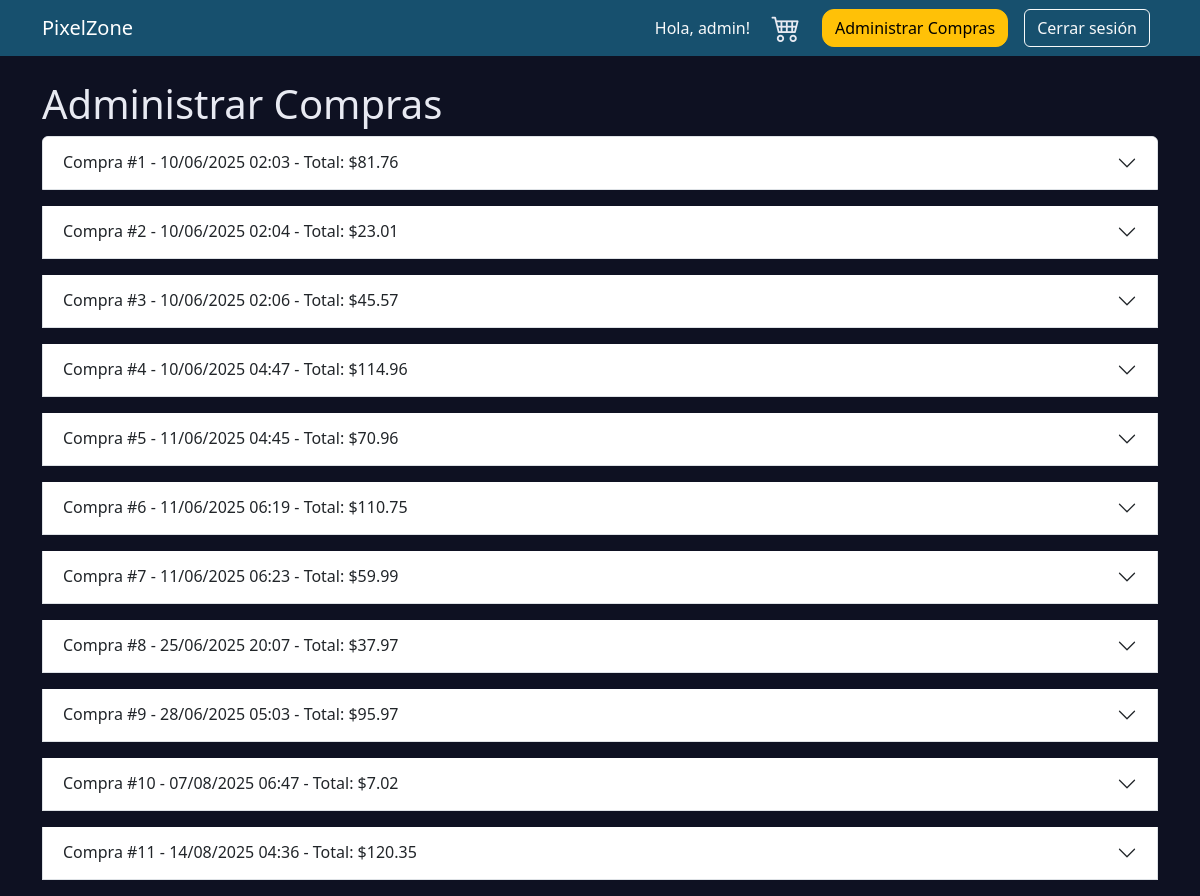
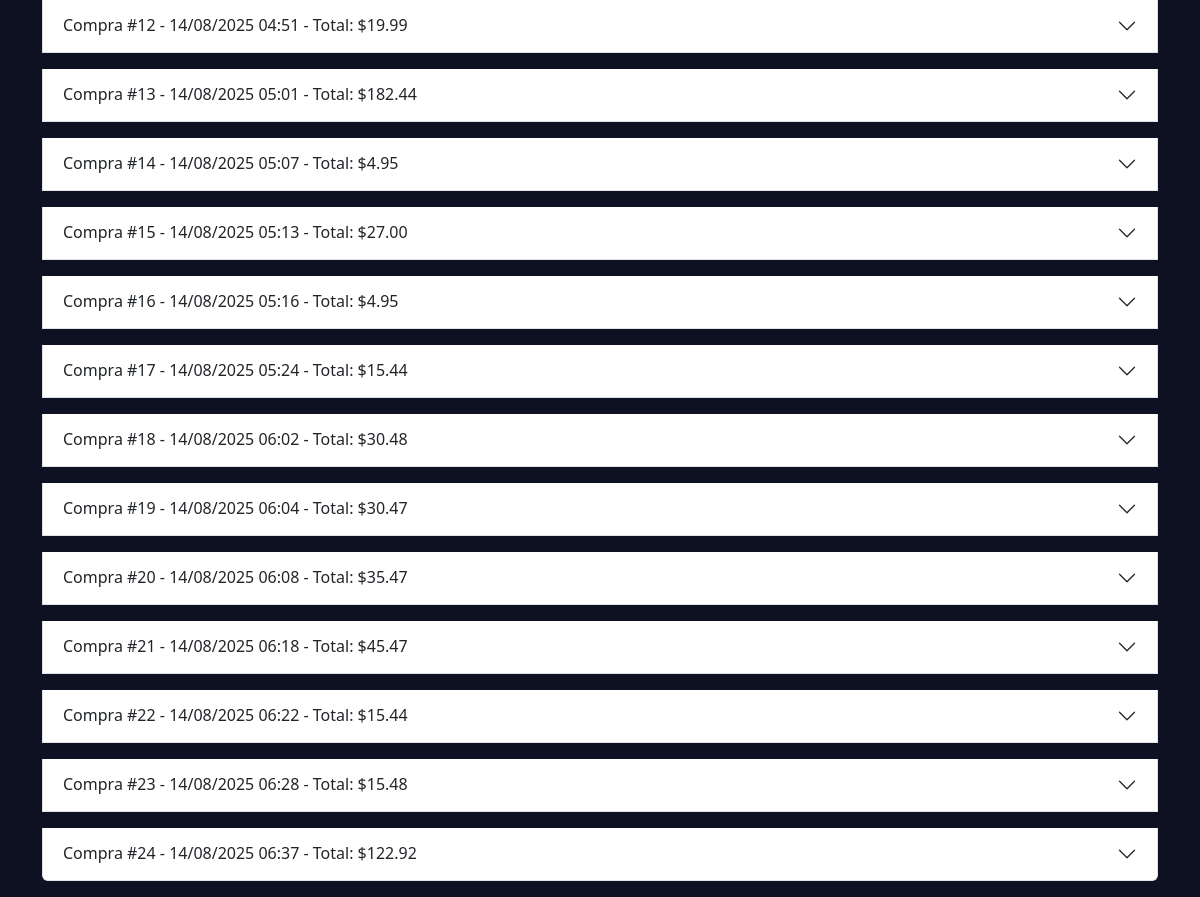
The app's page /tienda/admin/compras/ (signed in) with its own data (2 pictures, top to bottom).
### tienda/models.py (models this page shows)
class Compra(models.Model):
    ESTADOS = [
        ('PEND', 'Pendiente'),
        ('ENV', 'Enviado'),
        ('ENT', 'Entregado'),
        ('CAN', 'Cancelado'),
    ]
    usuario = models.ForeignKey(User, on_delete=models.CASCADE)
    juegos = models.ManyToManyField(Juego, through='DetalleCompra')
    fecha = models.DateTimeField(auto_now_add=True)
    total = models.DecimalField(max_digits=10, decimal_places=2)
    estado = models.CharField(max_length=5, choices=ESTADOS, default='PEND')

### tienda/views.py (the view, shortened to what this page needs)
# urls.py: path('admin/compras/', views.administrar_compras, name='administrar_compras'),
@staff_member_required
def administrar_compras(request):
    compras = Compra.objects.select_related('usuario').all()
    return render(request, 'administrar_compras.html', {'compras': compras})

### tienda/templates/administrar_compras.html (shortened to what this page needs)
{% extends 'base.html' %}
{% block content %}
<h1>Administrar Compras</h1>
{% if compras %}
    <div class="accordion" id="accordionCompras">
    {% for compra in compras %}
        <div class="accordion-item mb-3">
            <h2 class="accordion-header" id="heading{{ compra.id }}">
                <button class="accordion-button collapsed" type="button" data-bs-toggle="collapse" data-bs-target="#collapse{{ compra.id }}" aria-expanded="false" aria-controls="collapse{{ compra.id }}">
                    Compra #{{ compra.id }} - {{ compra.fecha|date:"d/m/Y H:i" }} - Total: ${{ compra.total }}
                </button>
            </h2>
        </div>
    {% endfor %}
    </div>
{% else %}
    <p>No hay compras registradas.</p>
{% endif %}
{% endblock %}

### templates/base.html (shortened to what this page needs)
<!DOCTYPE html>
<html lang="es">
<head>
    <link href="https://cdn.jsdelivr.net/npm/bootstrap@5.3.3/dist/css/bootstrap.min.css" rel="stylesheet">
    <link href="https://cdn.jsdelivr.net/npm/bootstrap-icons@1.10.5/font/bootstrap-icons.css" rel="stylesheet">
</head>
<body>
     <nav class="navbar navbar-expand-lg navbar-dark bg-dark mb-4">
         <div class="container">
             <a class="navbar-brand" href="{% url 'lista_juegos' %}">PixelZone</a>
             <div class="d-flex align-items-center">
                 {% if user.is_authenticated %}
                     <span class="navbar-text text-light me-3">
                         Hola, {{ user.username }}!
                     </span>
                    <a href="{% url 'ver_carrito' %}" class="btn btn-cart me-3" title="Carrito">
                      <i class="bi bi-cart4"></i>
                    </a>
                     {% if user.is_staff %}
                         <a href="{% url 'administrar_compras' %}" class="btn btn-warning me-3">
                             Administrar Compras
                         </a>
                     {% endif %}
                     <a class="btn btn-outline-light me-2" href="{% url 'logout' %}">Cerrar sesión</a>
                 {% else %}
                     {% if request.resolver_match.url_name != 'login' and request.resolver_match.url_name != 'registro' %}
                         <a class="btn btn-outline-light me-2" href="{% url 'login' %}">Iniciar sesión</a>
                         <a class="btn btn-outline-light" href="{% url 'registro' %}">Registrarse</a>
                     {% endif %}
                 {% endif %}
             </div>
         </div>
     </nav>
    <div class="container">
        {% block content %}
        {% endblock %}
    </div>
</body>
</html>

### templates/base.html (style rules this page uses)
body { background-color: #0E1122; color: #E8EAF2; }
.navbar { background-color: #17506E !important; }
.btn-warning, .btn-danger { border-radius: 12px; }
.btn-cart { border: none; width: 40px; height: 40px; padding: 0; display: flex; justify-content: center; align-items: center; background-color: transparent; color: #E8EAF2; }
.btn-cart i { font-size: 1.8rem; line-height: 1; }

### records on screen
Compra: id "1", fecha "10/06/2025 02:03", total "81.76"
Compra: id "2", fecha "10/06/2025 02:04", total "23.01"
Compra: id "3", fecha "10/06/2025 02:06", total "45.57"
Compra: id "4", fecha "10/06/2025 04:47", total "114.96"
Compra: id "5", fecha "11/06/2025 04:45", total "70.96"
Compra: id "6", fecha "11/06/2025 06:19", total "110.75"
Compra: id "7", fecha "11/06/2025 06:23", total "59.99"
Compra: id "8", fecha "25/06/2025 20:07", total "37.97"
Compra: id "9", fecha "28/06/2025 05:03", total "95.97"
Compra: id "10", fecha "07/08/2025 06:47", total "7.02"
Compra: id "11", fecha "14/08/2025 04:36", total "120.35"
Compra: id "12", fecha "14/08/2025 04:51", total "19.99"
Compra: id "13", fecha "14/08/2025 05:01", total "182.44"
Compra: id "14", fecha "14/08/2025 05:07", total "4.95"
Compra: id "15", fecha "14/08/2025 05:13", total "27.00"
Compra: id "16", fecha "14/08/2025 05:16", total "4.95"
Compra: id "17", fecha "14/08/2025 05:24", total "15.44"
Compra: id "18", fecha "14/08/2025 06:02", total "30.48"
Compra: id "19", fecha "14/08/2025 06:04", total "30.47"
Compra: id "20", fecha "14/08/2025 06:08", total "35.47"
Compra: id "21", fecha "14/08/2025 06:18", total "45.47"
Compra: id "22", fecha "14/08/2025 06:22", total "15.44"
Compra: id "23", fecha "14/08/2025 06:28", total "15.48"
Compra: id "24", fecha "14/08/2025 06:37", total "122.92"

### other values on screen
{{ user.username }} "admin"
